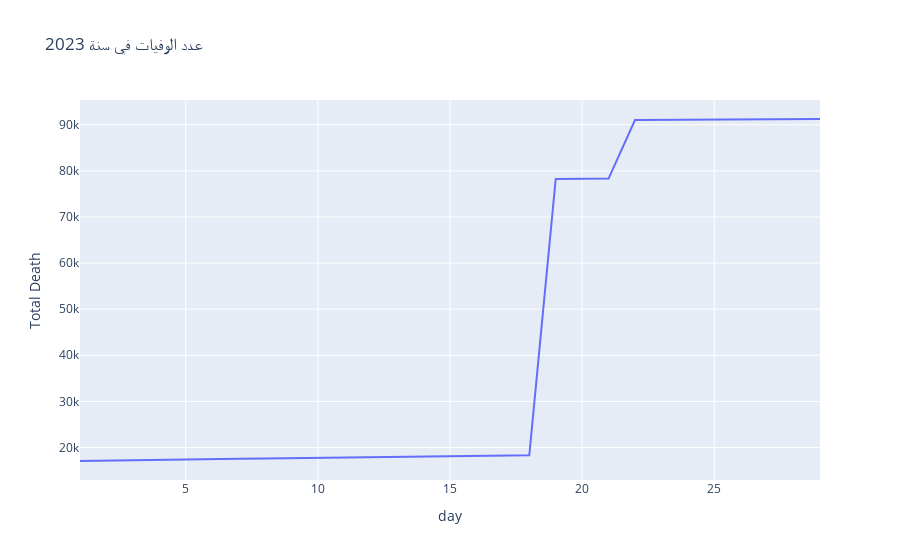

Notebook code for this chart:
### Markdown cell above
- يمكننا ان نلاحظ ان في عام ٢٠٢٠ و ٢٠٢١ كانوا الاقل في معدلات الوفيات .
- و هناك ارتفاع هائل في معدل الوفيات في عام٢٠٢٣

### Code cell
data_2023=df_copy.query('year == 2023')

fig = px.line(data_2023, x='day', y='Total Death',
              title='عدد الوفيات في سنة 2023')
fig.show()
data_2023

### Figure 1 — Plotly figure (JSON) as saved in the notebook; plotly's stock layout.template omitted (floating-point values rounded to 4 significant figures)
{"data": [{"hovertemplate": "day=%{x}<br>Total Death=%{y}<extra></extra>", "legendgroup": "", "line": {"color": "#636efa", "dash": "solid"}, "marker": {"symbol": "circle"}, "mode": "lines", "name": "", "orientation": "v", "showlegend": false, "type": "scatter", "x": [29, 28, 27, 26, 25, 24, 23, 22, 21, 20, 19, 18, 17, 16, 15, 14, 13, 12, 11, 10, 9, 8, 7, 6, 5, 4, 3, 2, 1], "xaxis": "x", "y": [91259, 91226, 91204, 91174, 91147, 91111, 91061, 91023, 78336, 78294, 78247, 18295, 18242, 18192, 18126, 18072, 17978, 17904, 17837, 17762, 17690, 17616, 17532, 17470, 17336, 17273, 17198, 17124, 17062], "yaxis": "y"}], "layout": {"legend": {"tracegroupgap": 0}, "title": {"text": "عدد الوفيات في سنة 2023"}, "xaxis": {"anchor": "y", "domain": [0, 1], "title": {"text": "day"}}, "yaxis": {"anchor": "x", "domain": [0, 1], "title": {"text": "Total Death"}}}}
